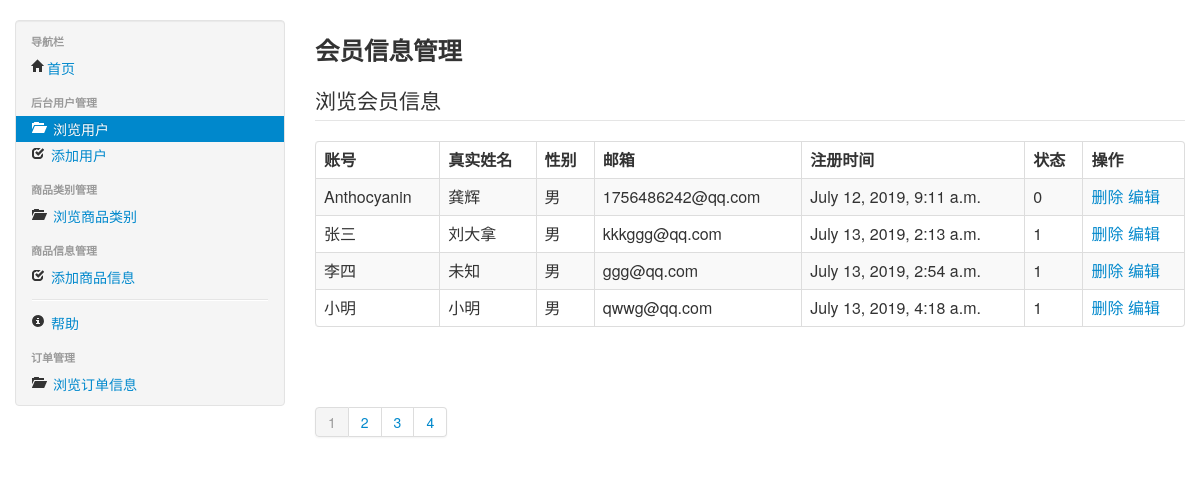
The page /myadmin/users on the database its author committed.
### myadmin/models.py (models this page shows, shortened)
class Users(models.Model):
    username = models.CharField(max_length=32)
    name = models.CharField(max_length=16)
    password = models.CharField(max_length=32)
    gender = models.IntegerField(default=1)
    address = models.CharField(max_length=255)
    phone = models.CharField(max_length=16)
    email = models.CharField(max_length=50)
    state = models.IntegerField(default=1)
    update_time = models.DateTimeField(auto_created=True, auto_now=True)
    create_time = models.DateTimeField(auto_created=True, auto_now_add=True)
    class Meta:
        db_table = 'tlxy_users'

### myadmin/views.py (the view)
# urls.py: url(r'^users(?P<pIndex>[0-9]*)$', views.users, name="users"),
def users(request, pIndex=1):
    list = Users.objects.filter()
    where = []
    if request.GET.get('name', '') != '':
        list = list.filter(name__contains=request.GET.get('name'))
        where.append('name=' + request.GET.get('name'))
    if request.GET.get('sex', '') != '':
        list = list.filter(sex=request.GET['sex'])
        where.append('sex=' + request.GET.get('sex'))
    p = Paginator(list, 4)
    if pIndex == '':
        pIndex = '1'
    pIndex = int(pIndex)  # 类型转换int
    list2 = p.page(pIndex)  # 获取当前页数据
    plist = p.page_range  # 获取页码信息
    context = {'userslist': list2, 'plist': plist, 'pIndex': pIndex, 'where': where}
    return render(request, "myadmin/users/index.html", context)

### templates/myadmin/users/index.html
{% extends "myadmin/base.html" %}
{% block mainbody %}
    <h3>
        会员信息管理
    </h3>
    <legend>浏览会员信息</legend>
    <table class="table table-bordered table-striped">
        <thead>
            <tr>
                <th>账号</th>
                <th>真实姓名</th>
                <th>性别</th>
                <th>邮箱</th>
                <th>注册时间</th>
                <th>状态</th>
                <th>操作</th>
            </tr>
        </thead>
        <tbody>
            {% for vo in userslist %}
            <tr>
                <td>{{ vo.username }}</td>
                <td>{{ vo.name }}</td>
                <td>{% if vo.gender == 1 %} 男 {% else %} 女 {% endif %}</td>
                <td>{{ vo.email }}</td>
                <td>{{ vo.create_time }}</td>
                <td>{{ vo.state }}</td>
                <td>
                    <a href="{% url 'myadmin_usersdel' vo.id %}" class="view-link">删除</a>
                    <a href="{% url 'myadmin_usersedit' vo.id %}" class="view-link">编辑</a>
                </td>
            </tr>
            {% endfor %}
        </tbody>
    </table>
    <br><br>
    <nav  aria-label="Page navigation">
        <div class="pagination">
            <ul>
            {%for pindex in plist%}
                {%if pIndex == pindex%}
                    <li class="active"><a href="/myadmin/users{{pindex}}">{{pindex}}</a>
                {%else%}
                    <li><a href="/myadmin/users{{pindex}}">{{pindex}}</a>
                {%endif%}
                </li>
            {%endfor%}
        </ul>
        </div>
    </nav>
{% endblock %}

### static/myadmin/css/site.css (style rules this page uses)
body { padding-top:20px; padding-bottom:20px; }

### rows shown on the page
Users: username "Anthocyanin", name "龚辉", gender "男", email "1756486242@qq.com", create_time "July 12, 2019, 9:11 a.m.", state "0"
Users: username "张三", name "刘大拿", gender "男", email "kkkggg@qq.com", create_time "July 13, 2019, 2:13 a.m.", state "1"
Users: username "李四", name "未知", gender "男", email "ggg@qq.com", create_time "July 13, 2019, 2:54 a.m.", state "1"
Users: username "小明", name "小明", gender "男", email "qwwg@qq.com", create_time "July 13, 2019, 4:18 a.m.", state "1"

### other values the page prints
{{ pindex }} "1"
{{ pindex }} "2" "3" "4"
